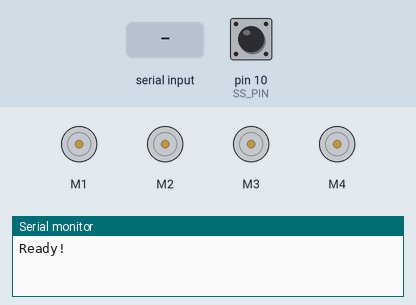
Simulated run of this sketch. Board: Arduino Uno, built with avr-gcc and run on an emulated ATmega328P. Parts: 4 × DC motor (green arrow = forward, orange = backward, longer = faster), the last lines printed to the serial monitor. The test bench sets the inputs (shaded band); at power-on: pin 10 (SS_PIN) HIGH.

Above: at 1.2 s.
1.3 s: "w" received over Serial
At 1.39 s:
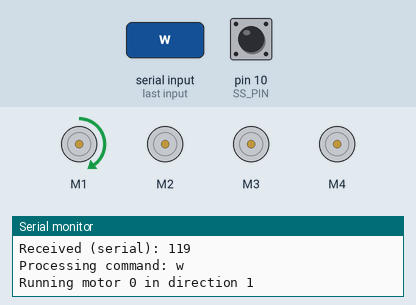
2.9 s: "s" received over Serial
At 2.99 s:
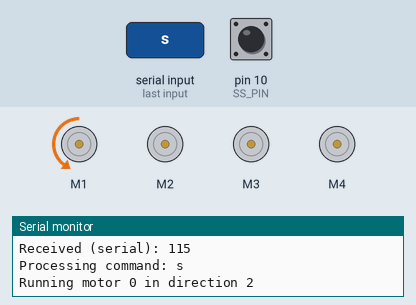
4.5 s: "a" received over Serial
At 4.58 s:
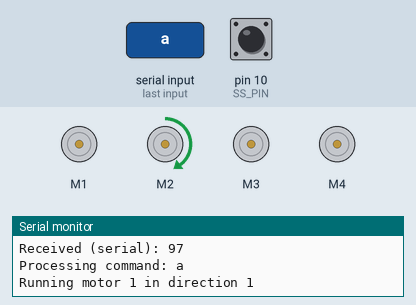
6.1 s: "d" received over Serial
At 6.19 s:
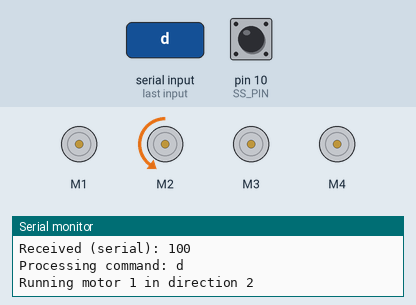
7.7 s: "i" received over Serial
At 7.79 s:
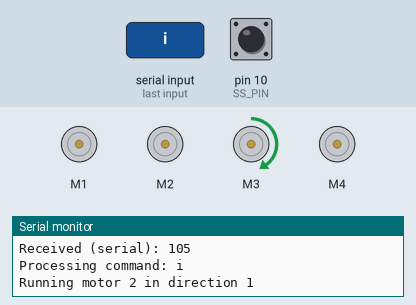
9.3 s: "k" received over Serial
At 9.39 s:
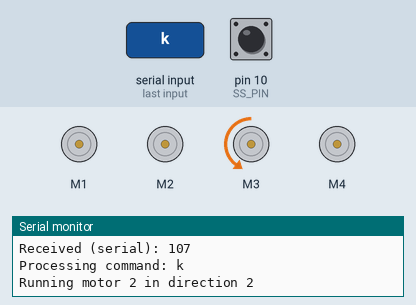
Timing chart, 0 to 11.9 s (numbered marks = the images above; inputs shaded):
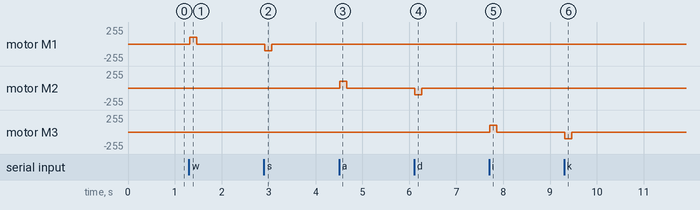

The sketch:

roboticArm.ino
```cpp
#include <Wire.h>   // Uno: A4 (SDA), A5 (SCL)
                    // Mega: 20 (SDA), 21 (SCL)

#include <SPI.h>    // Uno: 11 (MOSI), 12 (MISO), 13 (SCK)
                    // Mega: 51 (MOSI), 50 (MISO), 52 (SCK)

#include <Adafruit_MotorShield.h>
#include "utility/Adafruit_PWMServoDriver.h"

#define SCK_PIN       13
#define MISO_PIN      12
#define MOSI_PIN      11
#define SS_PIN        10
#define PHOTOCELL_PIN 1

#define M1 0
#define M2 1
#define M3 2
#define M4 3

#define FLAG5 "nop"
#define FLAG6 "nop"

Adafruit_MotorShield AFMS = Adafruit_MotorShield();
Adafruit_DCMotor *myMotor[4];

// motor related
char cmd = 'x';
char lastCmd = 'x';
unsigned long lastSent;
boolean isMoving = false;

// light level sensor
int lightLevel = 0;

void setup(void) {
  Serial.begin(9600);

  myMotor[M1] = AFMS.getMotor(1);
  myMotor[M2] = AFMS.getMotor(2);
  myMotor[M3] = AFMS.getMotor(3);
  myMotor[M4] = AFMS.getMotor(4);
  AFMS.begin();

  // SPI
  spi_SlaveInit();
  lastSent = millis();

  Serial.println("Ready!");
}

void loop(void) {
  // Process serial inputs
  if (Serial.available() > 0) {
    // read the incoming byte:
    cmd = Serial.read();

    // say what you got:
    Serial.print("Received (serial): ");
    Serial.println(cmd, DEC);

    do_command(cmd);
  }

  // Process SPI inputs
  if (digitalRead(SS_PIN) == LOW) {
    Serial.println("Pin 10 low...");
    cmd = spi_ReadByte();
    Serial.print("Received (SPI): ");
    Serial.println(cmd);
    lastSent = millis();
    lastCmd = cmd;

    do_command(cmd);
  }

  // Stop conditions.
  // 1- Stop if the same command was invoked but left in the last 200ms
  // 2- Stop if a different command is invoked
  if(isMoving){
    if(cmd == lastCmd && (millis() - 200) > lastSent){
      stopMotor();
    }

    if(cmd != lastCmd){
      stopMotor();
    }
  }

  //delay(1000);
}

void spi_SlaveInit(void) {
  // Set MISO output, all others input
  pinMode(SCK_PIN, INPUT);
  pinMode(MOSI_PIN, INPUT);
  pinMode(MISO_PIN, OUTPUT);
  pinMode(SS_PIN, INPUT);

  // Enable SPI
  SPCR = B00000000;
  SPCR = (1 << SPE);
}

byte spi_ReadByte(void) {
  while (!(SPSR & (1 << SPIF)));
  return SPDR;
}

void spi_WriteByte(byte value) {
  SPDR = value;
  while (!(SPSR & (1 << SPIF)));
  return;
}

void do_command(char x) {
  Serial.print("Processing command: ");
  Serial.println(x);
  switch (x) {
    case 'w': runMotor(M1, FORWARD); break;
    case 's': runMotor(M1, BACKWARD); break;
    case 'a': runMotor(M2, FORWARD); break;
    case 'd': runMotor(M2, BACKWARD); break;
    case 'i': runMotor(M3, FORWARD); break;
    case 'k': runMotor(M3, BACKWARD); break;
    case 'j': runMotor(M4, FORWARD); break;
    case 'l': runMotor(M4, BACKWARD); break;
    case '_': sendFlag(); break;
    default: break;
  }
}

void runMotor(int m, int d) {
  isMoving = true;
  Serial.print("Running motor ");
  Serial.print(m);
  Serial.print(" in direction ");
  Serial.println(d);
  myMotor[m]->setSpeed(100);
  myMotor[m]->run(d);
  delay(150);
  //myMotor[m]->run(RELEASE); // Was removed for more fluidity
}

void stopMotor(){
  isMoving = false;
  Serial.println("Stopping motors");
  for(int i=0; i<4; i++){
    myMotor[i]->run(RELEASE);
  }
}

void sendFlag(){
  String flagValue;

  if(lightLevel < 800){
    flagValue = FLAG5;
  }else{
    flagValue = FLAG6;
  }
  Serial.println("Sending flag!");
  SPI.transfer((void*)flagValue.c_str(),flagValue.length());
}
```

Measured:
- after the input at 1.3 s, motor M1: stopped → forward 100/255 at once, → stopped 0.15 s later
- after the input at 2.9 s, motor M1: stopped → backward 100/255 at once, → stopped 0.15 s later
- after the input at 4.5 s, motor M2: stopped → forward 100/255 at once, → stopped 0.15 s later
- after the input at 6.1 s, motor M2: stopped → backward 100/255 at once, → stopped 0.15 s later
- after the input at 7.7 s, motor M3: stopped → forward 100/255 at once, → stopped 0.15 s later
- after the input at 9.3 s, motor M3: stopped → backward 100/255 at once, → stopped 0.15 s later
